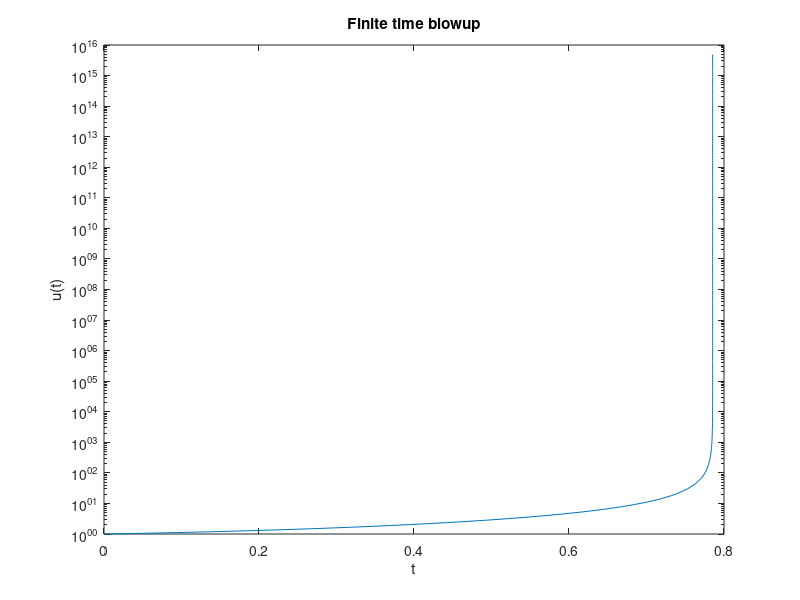

This chart was generated by the following MATLAB code:
%%
% The equation $u'=(u+t)^2$, gives us some trouble.
warning on    % ignore this line
f = @(t,u) (t+u).^2;
[t,u] = ode45(f,[0,1],1);
semilogy(t,u)
xlabel('t'), ylabel('u(t)'), title('Finite time blowup')

%%
% The warning message we received can mean that there is a bug in the
% formulation of the problem. But if everything has been done correctly, it
% suggests that the solution does not exist past the indicated
% time. 
